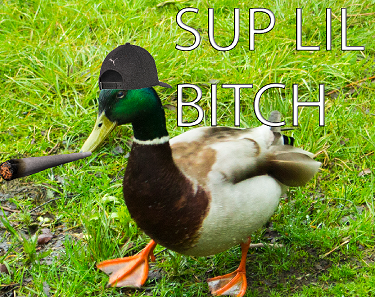
#> input picture Edge Detection/anka.png, 375 x 297 px, found by its file name
$ python equalize_20.py
#> lines starting #> are read from the running program, lines starting #| are printed output that depends on the picture
import numpy as np
import cv2

img = cv2.imread("anka.png")
#> img is the input picture: shape (297, 375, 3); mean B, G, R 52.2, 146.2, 122.1
# Konveterar bilden till gråskala.
img = cv2.cvtColor(img, cv2.COLOR_BGR2GRAY)
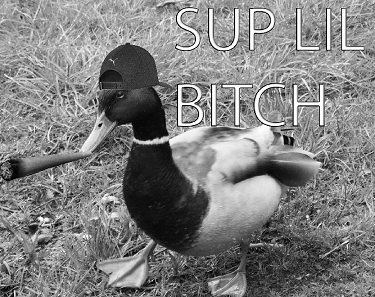
#> img: shape (297, 375); min 0, max 255, mean 128.3

eq = cv2.equalizeHist(img)
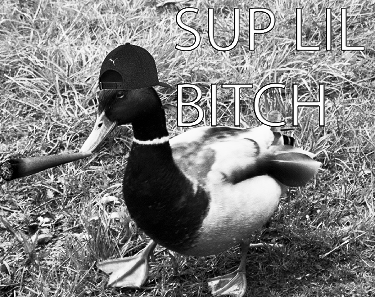
#> eq: shape (297, 375); min 0, max 255, mean 127.8

cv2.imshow("Histogram Equalization", np.hstack([img,eq]))
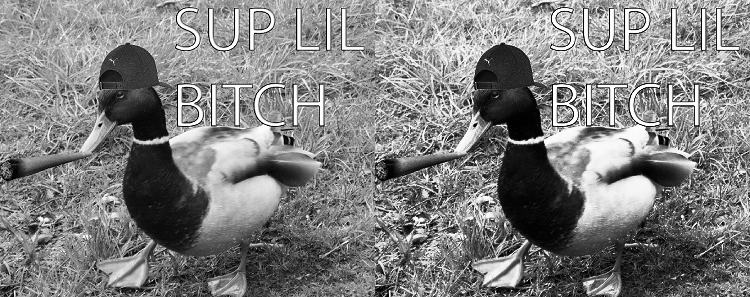
#> window 'Histogram Equalization': shape (297, 750); min 0, max 255, mean 128
cv2.waitKey(0)
cv2.destroyAllWindows()
